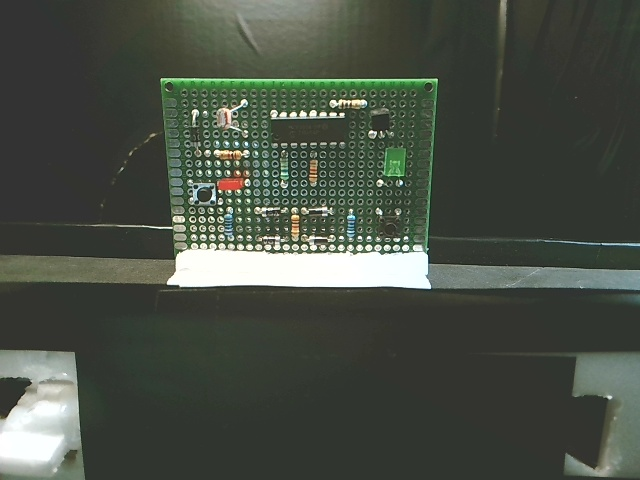
#> input picture test_new_pcb.jpg, 640 x 480 px
$ python test_roi_visualization.py
#> lines starting #> are read from the running program, lines starting #| are printed output that depends on the picture
"""
ROI 영역 시각화 테스트
"""

import cv2
import numpy as np

def visualize_roi():
    """ROI 영역을 시각화하여 저장"""

    # 테스트 이미지 로드
    img = cv2.imread('test_new_pcb.jpg')
#> img is the input picture: shape (480, 640, 3); mean B, G, R 68.4, 78.4, 71.8
    if img is None:
        print("❌ 이미지 로드 실패")
        return

    # 640x640 리사이즈
    img_resized = cv2.resize(img, (640, 640))
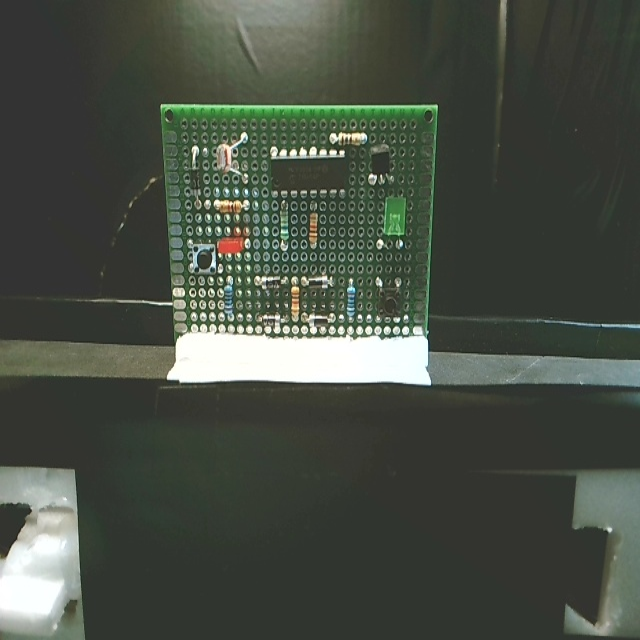
#> img_resized: shape (640, 640, 3); mean B, G, R 68.4, 78.4, 71.8

    # ROI 영역 정의 (Flask와 동일)
    img_h, img_w = img_resized.shape[:2]
#> img_h = 640; img_w = 640
    roi_width = 200
    roi_height_margin = 30
    roi_x1 = (img_w - roi_width) // 2  # 220
#> roi_x1 = 220
    roi_x2 = roi_x1 + roi_width  # 420
#> roi_x2 = 420
    roi_y1 = roi_height_margin  # 30
    roi_y2 = img_h - roi_height_margin  # 610
#> roi_y2 = 610

    print(f"이미지 크기: {img_w} x {img_h}")
#| 이미지 크기: 640 x 640
    print(f"ROI 영역: x={roi_x1}~{roi_x2}, y={roi_y1}~{roi_y2}")
#| ROI 영역: x=220~420, y=30~610
    print(f"ROI 크기: {roi_x2-roi_x1} x {roi_y2-roi_y1}")
#| ROI 크기: 200 x 580

    # 시각화
    result_img = img_resized.copy()

    # ROI 영역 표시 (노란색)
    cv2.rectangle(result_img, (roi_x1, roi_y1), (roi_x2, roi_y2), (0, 255, 255), 3)

    # ROI 텍스트
    cv2.putText(
        result_img,
        "ROI (중앙, 세로 길게)",
        (roi_x1 + 10, roi_y1 + 30),
        cv2.FONT_HERSHEY_SIMPLEX,
        0.7,
        (0, 255, 255),
        2
    )

    # 기준점 위치 (171, 112) 표시 - 템플릿이 있는 곳
    template_pos = (171, 112)
    cv2.circle(result_img, template_pos, 10, (0, 0, 255), -1)
    cv2.putText(
        result_img,
        f"Template: {template_pos}",
        (template_pos[0] + 15, template_pos[1]),
        cv2.FONT_HERSHEY_SIMPLEX,
        0.6,
        (0, 0, 255),
        2
    )

    # 템플릿 영역 표시 (49x49)
    template_size = 49
    top_left_x = template_pos[0] - template_size // 2
    top_left_y = template_pos[1] - template_size // 2
    cv2.rectangle(
        result_img,
        (top_left_x, top_left_y),
        (top_left_x + template_size, top_left_y + template_size),
        (255, 0, 255),
        2
    )

    # 상태 텍스트
    status_text = "템플릿이 ROI 밖에 있음 → 거부됨"
    cv2.putText(
        result_img,
        status_text,
        (10, img_h - 20),
        cv2.FONT_HERSHEY_SIMPLEX,
        0.8,
        (0, 0, 255),
        2
    )
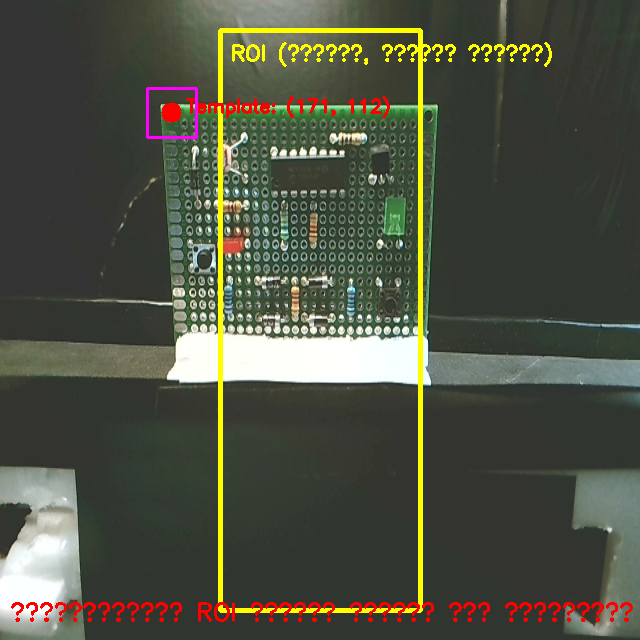
#> result_img: shape (640, 640, 3); mean B, G, R 66, 80.9, 78.3

    # 저장
    output_path = 'roi_visualization.jpg'
    cv2.imwrite(output_path, result_img)
    print(f"\n✅ ROI 시각화 저장: {output_path}")

    # 정보 출력
    print(f"\n📊 분석:")
    print(f"  - 템플릿 위치: ({template_pos[0]}, {template_pos[1]})")
    print(f"  - ROI X 범위: {roi_x1} ~ {roi_x2}")
#|   - ROI X 범위: 220 ~ 420
    print(f"  - ROI Y 범위: {roi_y1} ~ {roi_y2}")
#|   - ROI Y 범위: 30 ~ 610
    print(f"  - 템플릿이 ROI X 범위 안에 있나? {roi_x1 <= template_pos[0] <= roi_x2}")
#|   - 템플릿이 ROI X 범위 안에 있나? False
    print(f"  - 템플릿이 ROI Y 범위 안에 있나? {roi_y1 <= template_pos[1] <= roi_y2}")
#|   - 템플릿이 ROI Y 범위 안에 있나? True
    print(f"  - 결론: ❌ ROI 밖 (x={template_pos[0]} < {roi_x1})")
#|   - 결론: ❌ ROI 밖 (x=171 < 220)


if __name__ == '__main__':
    visualize_roi()
